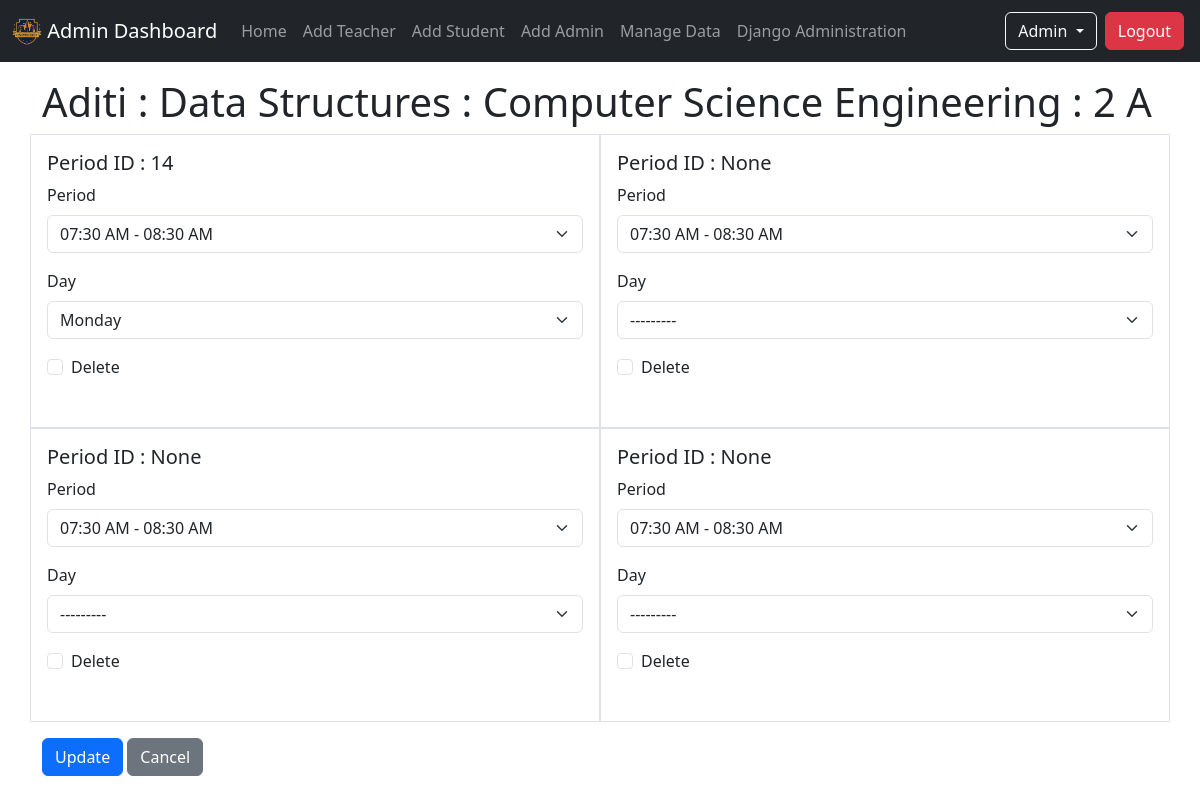
Before: /admin_home/manage_data/assign/1/time_slot/edit (signed in) with the older database file.
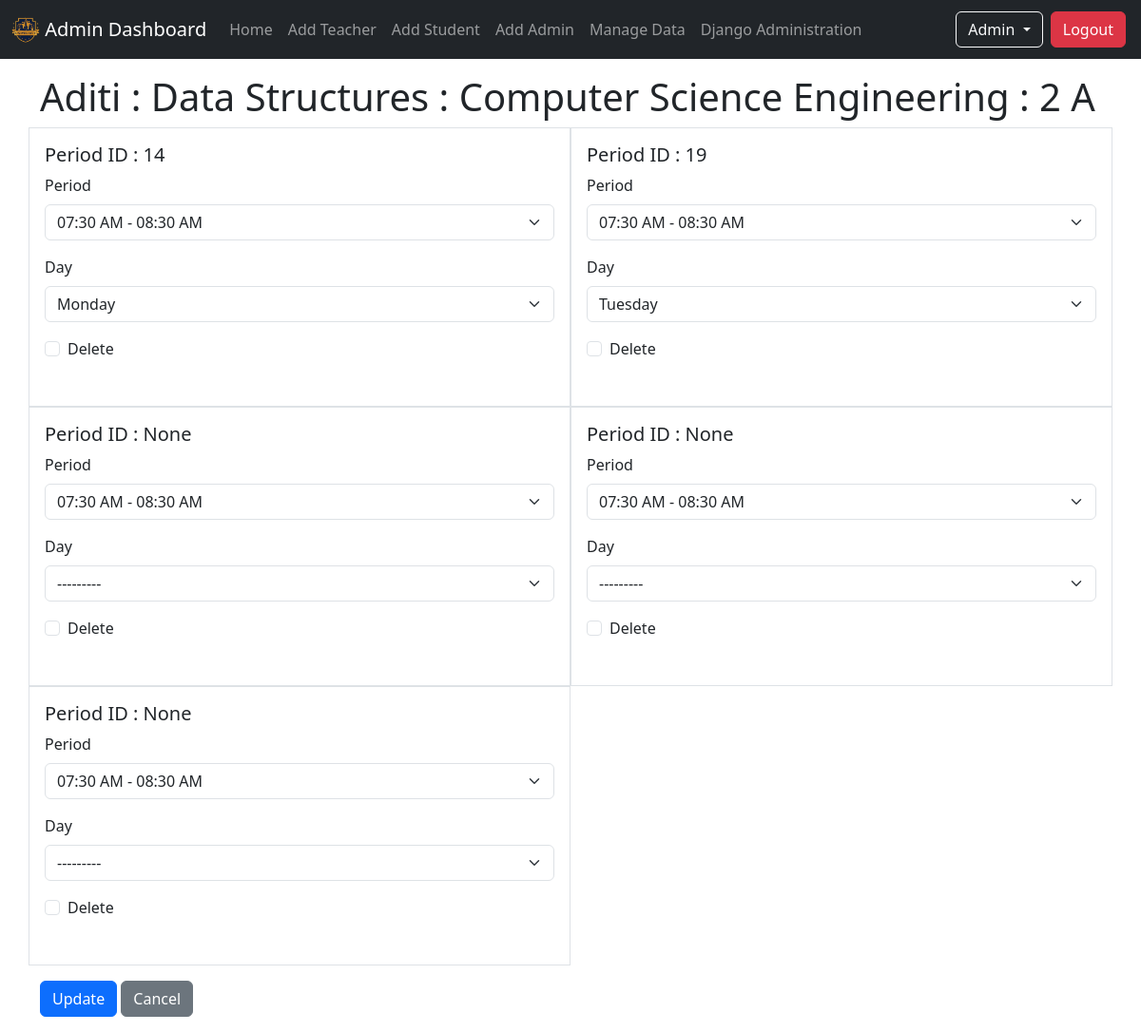
After: the same page with the newer database file.
### info/models.py (models this page shows)
class AssignTime(models.Model):
    assign = models.ForeignKey(Assign, on_delete=models.CASCADE)
    period = models.CharField(max_length=50, choices=time_slots, default='07:30 AM - 08:30 AM')
    day = models.CharField(max_length=50, choices=days_of_week)

### info/views.py (the view, shortened to what this page needs)
# urls.py: path('admin_home/manage_data/assign/<int:pk>/time_slot/edit', views.AssignTimeEditView.as_view(), name = 'assign_time_edit'),
class AssignTimeEditView(LoginRequiredMixin, SingleObjectMixin, FormView):
    model = Assign
    template_name = 'info/admin/assign_time_edit.html'
    def get(self, request, *args, **kwargs):
        self.object = self.get_object(queryset=Assign.objects.all())
        if not request.user.is_superuser:
            return redirect('info:unauthorize_view')
        return super().get(request, *args, **kwargs)
    def get_form(self, form_class = None):
        return AssignTimeFormset(**self.get_form_kwargs(), instance=self.object)

### info/models.py (called while the page is built)
    def __str__(self):
        return self.name

    def __str__(self):
        dept = Department.objects.get(name = self.department)
        return dept.name + ' : ' + str(self.semester) + ' ' + self.section

    def get_absolute_url(self):
        return reverse('info:assign_detail', kwargs={'pk': self.pk})

    def __str__(self):
        cl = Class.objects.get(id = self.class_id_id)
        course = Course.objects.get(id = self.course_id)
        teacher = Teacher.objects.get(teacher_id = self.teacher_id)
        return str(teacher.name) + ' : ' +  str(course.short_name) + ' : ' + str(cl)

### info/templates/info/admin/assign_time_edit.html (shortened to what this page needs)
{% extends 'base_master.html' %}
{% load django_bootstrap5 %}
{% block content %}
    <div class="container">
        <h1>{{assign}}</h1>
        <form action="" method="post" enctype="multipart/form-data">
            <div class="row">
                {% for assigntime_form in form.forms %}
                <div class="col-md-6 border p-3">
                    <h5>
                        {% if assigntime_form.instance.assign %}
                            Period ID : {{assigntime_form.instance.id}}
                        {% else %}
                            {% if form.forms|length > 1 %}
                                Add another period
                            {% else %}
                                Add a period
                            {% endif %}
                        {% endif %}
                    </h5>
                    <table class="table">
                        {% bootstrap_form assigntime_form layout='horizontal' %}
                    </table>
                </div>
            {% endfor %}
            </div>
            <p class="mt-3">
                <button type="submit" class="btn btn-primary" value="Update">Update</button>
                <a href="{{assign.get_absolute_url}}" class="btn btn-secondary">Cancel</a>
            </p>
        </form>
    </div>
{% endblock content %}

Changed rows visible on the page:
added AssignTime: instance.id "19"
Other visible differences:
new list line: "Period ID : Period Day Delete 07:30 AM - 08:30 AM Tuesday ☐"
list line gone: "07:30 AM - 08:30 AM --------- ☐"
new list line: "07:30 AM - 08:30 AM --------- ☐"
